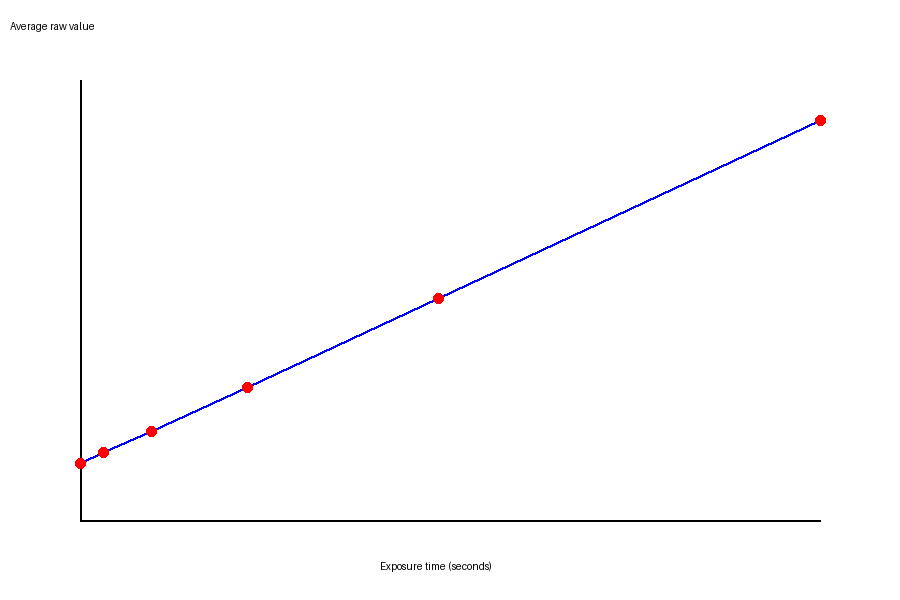

Recreate this plot in Python.
import sys

import numpy as np
from PIL import Image, ImageDraw


sys.path.insert(0, ".codex_deps")
import rawpy


# Assignment 5: Show that sensor data is linear
#
# Images IMG_3044 to IMG_3049 show the same scene with different exposure times.
# Each exposure time is half of the previous one:
#
# IMG_3044: 1/10 s
# IMG_3045: 1/20 s
# IMG_3046: 1/40 s
# IMG_3047: 1/80 s
# IMG_3048: 1/160 s
# IMG_3049: 1/320 s
#
# We compute ONE average value for each whole raw image.
# We do not compute channel-wise averages, because the exercise says that would fail.


files = [
    "exercise_2_data/05/IMG_3044.CR3",
    "exercise_2_data/05/IMG_3045.CR3",
    "exercise_2_data/05/IMG_3046.CR3",
    "exercise_2_data/05/IMG_3047.CR3",
    "exercise_2_data/05/IMG_3048.CR3",
    "exercise_2_data/05/IMG_3049.CR3",
]

exposure_times = np.array([1 / 10, 1 / 20, 1 / 40, 1 / 80, 1 / 160, 1 / 320])
average_values = []

# For each raw image, use the mean of the whole sensor image.
# This shows how brightness changes with exposure time.
for filename in files:
    raw = rawpy.imread(filename)
    raw_image = np.array(raw.raw_image_visible, dtype=np.float32)
    average_values.append(raw_image.mean())

average_values = np.array(average_values)

print("Exposure time and average raw value:")
for filename, exposure, average in zip(files, exposure_times, average_values):
    print(filename, " exposure =", exposure, " average =", average)


# Draw a simple plot without extra libraries.

width = 900
height = 600
margin = 80

image = Image.new("RGB", (width, height), "white")
draw = ImageDraw.Draw(image)

x_min = exposure_times.min()
x_max = exposure_times.max()
y_min = 0
y_max = average_values.max() * 1.1


# Convert exposure/value coordinates into pixel positions in the plot image.
def plot_x(x):
    return margin + (x - x_min) / (x_max - x_min) * (width - 2 * margin)


def plot_y(y):
    return height - margin - (y - y_min) / (y_max - y_min) * (height - 2 * margin)


# Axes
draw.line((margin, height - margin, width - margin, height - margin), fill="black", width=2)
draw.line((margin, margin, margin, height - margin), fill="black", width=2)

draw.text((width // 2 - 70, height - 40), "Exposure time (seconds)", fill="black")
draw.text((10, 20), "Average raw value", fill="black")

# Store the points first, then draw one line through them.
points = []
for exposure, average in zip(exposure_times, average_values):
    points.append((plot_x(exposure), plot_y(average)))

draw.line(points, fill="blue", width=3)

for x, y in points:
    draw.ellipse((x - 5, y - 5, x + 5, y + 5), fill="red")

image.save("assignment 5 sensor linearity.png")

print("Saved plot as assignment 5 sensor linearity.png")
